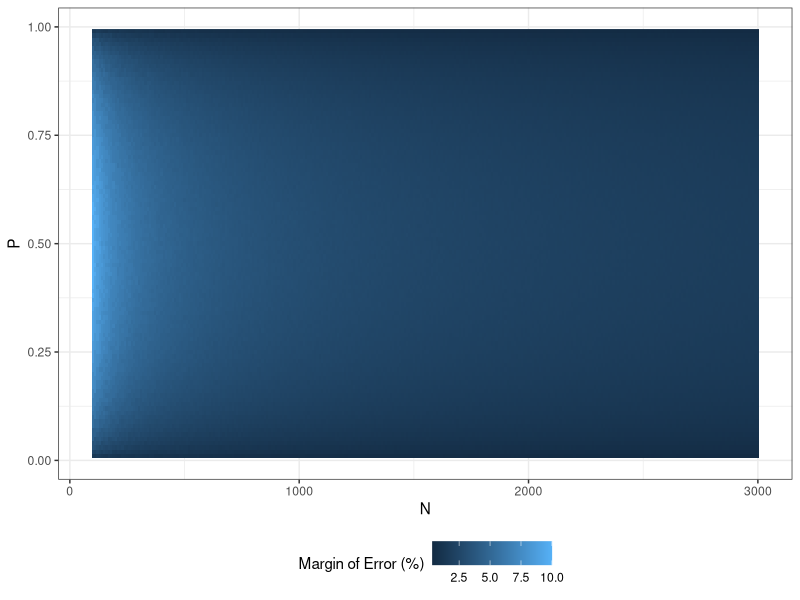
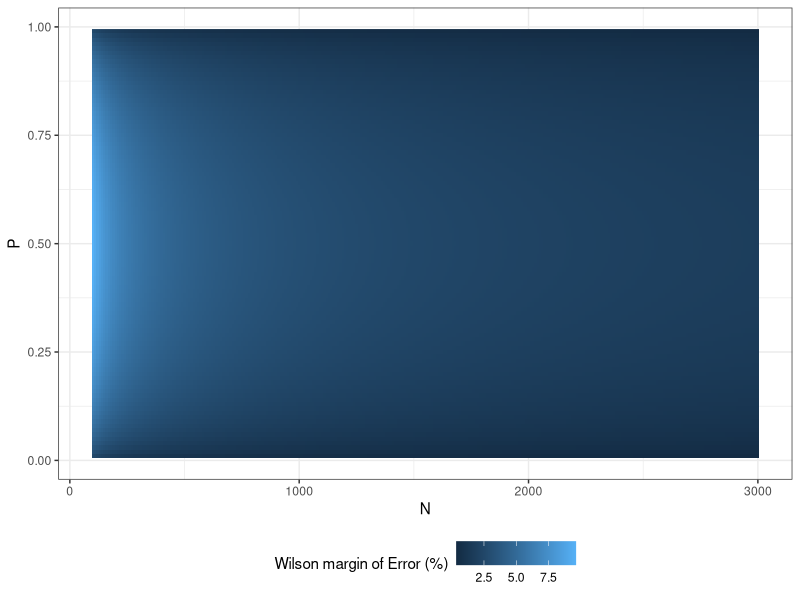

The R script that drew these images, in order:
# can margin of error be not in percent

################################################################################
# LAB 10 R CODE
# YULIIA HELEVERIA
# MATH 240 - SPRING 2025
################################################################################

################################################################################
# Load Libraries
################################################################################
library(tidyverse)
library(ggplot2)

################################################################################
# TASK 1: Basic Simulation
################################################################################
#generate 10k polls for satisfaction with US world position
n.serveyed <- 1004 #sample size
probability <- 0.39
n.repeat <- 10000

#generate the poll completion 10,000 times
poll <- rbinom(n.repeat, n.serveyed, probability)

#put data into tibble for plotting
ggpoll <- tibble(poll)|>
  mutate(poll = poll/n.serveyed)#convert the data into proportion

#plot a histogram of sample proportion with superimposed density
plot.poll <- ggplot(data = ggpoll)+
  geom_histogram(aes(x = poll, y = after_stat(density)),
                 color="grey",
                 bins = 25)+ #histogram of generated polls
  geom_density(aes(x = poll),
               color = "red")+ #superimposed density
  scale_x_continuous(breaks = seq(0.3, 0.5, by = 0.03))+ #put ticks on y-axis
  geom_hline(yintercept = 0)+ #add y-intercept
  theme_bw()+
  xlab("Proportion of satisfied adult sample (n = 1004)")+ #add x and y label
  ylab("Density")

#calculate the range of middle 95%
lower <- quantile(ggpoll$poll, probs = 0.025)
upper <- quantile(ggpoll$poll, probs = 0.975)
middle.range <- upper-lower

#approximate the margin of error
error.margin <- middle.range/2 #divide the range by 2
error.percentage <- error.margin*100 #convert error into percentage

#double the sample size and perform the same computation
double.serveyed <- 2008 #new sample size

#generate the poll completion 10,000 times
poll.double <- rbinom(n.repeat, double.serveyed, probability)

#put data into tibble for plotting
ggpoll.double <- tibble(poll.double)|>
  mutate(poll = poll.double/double.serveyed) #convert the data into proportion

#plot a histogram of sample proportion with superimposed density
plot.poll.double <- ggplot(data = ggpoll.double)+
  geom_histogram(aes(x = poll, y = after_stat(density)),
                 color="grey",
                 bins = 25)+ #histogram of generated polls
  geom_density(aes(x = poll),
               color = "red")+ #superimposed density
  scale_x_continuous(breaks = seq(0.3, 0.5, by = 0.03))+ #put ticks on y-axis
  geom_hline(yintercept = 0)+ #add y-intercept
  theme_bw()+
  xlab("Proportion of satisfied adult sample (n = 2008)")+ #add x and y label
  ylab("Density")

#calculate the range of middle 95%
lower2 <- quantile(ggpoll.double$poll, probs = 0.025)
upper2 <- quantile(ggpoll.double$poll, probs = 0.975)
middle.range2 <- upper2-lower2

#approximate the margin of error
error.margin2 <- middle.range2/2 #divide the range by 2
error2.percentage <-error.margin2*100 #convert error into percentage

################################################################################
# TASK 2: Resampling
################################################################################
#create a data frame with data from Gallup survey
Gallup.survey <- tibble(id = 1:n.serveyed,
                        response = rep(NA, n.serveyed))

#input 39% satisfied, 59% dissatisfied, 2% no opinion
num.satisfied <- round(n.serveyed*0.39)
num.dissatisfied <- round(n.serveyed*0.59)
num.noop <- round(n.serveyed*0.02)

#input the satisfaction data 
for (i in 1:n.serveyed){
  if (i <= num.satisfied){ #input satisfied people
    Gallup.survey$response[i] = 1
  } else{ #input dissatisfied and no opinion people
    Gallup.survey$response[i] = 0
  }
}

#perform resampling
R <- 1000
resamples <- tibble(mean = numeric(R))

for (i in 1:R){ #do R resamples
  #collect a random resample
  curr.resample <- sample(x = Gallup.survey$response,
                     size = n.serveyed,
                     replace = T)
  #compute statistics on the resample
  resamples$mean[i] <- mean(curr.resample)
}

#plot a histogram of resulting proportions from resampling
resample.hist <- ggplot(data = resamples)+
  geom_histogram(aes(x=mean, y = after_stat(density)),
                 color="grey",
                 bins = 20)+ #histogram of resample statistics
  geom_density(aes(x= mean), color = "red")+ #superimpose density
  theme_bw()+ #remove gray background
  geom_hline(yintercept = 0)+
  ylab("Density")+ #add x and y labels 
  xlab("Means calculated by resampling")
      
#calculate the range of middle 95%
lower.resample <- quantile(resamples$mean, probs = 0.025)
upper.resample <- quantile(resamples$mean, probs = 0.975)
middle.range.resample <- upper.resample-lower.resample

#approximate the margin of error
error.margin.resample <- middle.range.resample/2 #divide the range by 2
error.resamp.percent <- error.margin.resample*100 #convert error to percentage

################################################################################
# TASK 3: Simulation over n and p
################################################################################
#specify range for n and p
n.range <- seq(100, 3000, by = 10)
p.range <- seq(0.01, 0.99, by = 0.01)

#vector to store error value for each n and p
error.storage <- tibble(
  "P" = rep(NA, length(n.range)*length(p.range)),
  "N" = rep(NA, length(n.range)*length(p.range)),
  "Error" = rep(NA, length(n.range)*length(p.range))
)

#run 10000 simulations for each n and p
curr.index = 0
for (n.curr in n.range){
  for (p.curr in p.range){
    curr.index = curr.index +1
    #generate the poll completion 10,000 times
    poll.curr <- rbinom(n.repeat, n.curr, p.curr)
    
    #calculate the range of middle 95%
    lower.curr <- quantile((poll.curr/n.curr)*100, probs = 0.025)
    upper.curr <- quantile((poll.curr/n.curr)*100, probs = 0.975)
    middle.range.curr <- upper.curr-lower.curr
    
    #approximate and store the margin of error
    error.storage$P[curr.index] = p.curr
    error.storage$N[curr.index] = n.curr
    error.storage$Error[curr.index] <- middle.range.curr/2 #divide the range by 2
  }
}

#summarize the results with a plot
error.plot <- ggplot(data = error.storage)+
  geom_raster(aes(x = N, y = P, fill = Error))+ #plot error based on r and n
  theme_bw()+
  labs(fill = "Margin of Error (%)")+ #label the legend
  theme(legend.position = "bottom") #move legend to the bottom

ggsave("error.pdf", error.plot, width = 5, height = 5)

################################################################################
# TASK 4: Actual margin of error calculation
################################################################################
#alpha for the confidence interval 
alpha <- 0.05
#z value of standard normal distribution
z.critical <- qnorm(1-alpha/2)
z.squared <- z.critical^2

#vector to store margin of error for each n and p
error.margin.storage <- tibble(
  "P" = rep(NA, length(n.range)*length(p.range)),
  "N" = rep(NA, length(n.range)*length(p.range)),
  "Margin.of.Error" = rep(NA, length(n.range)*length(p.range))
)

#compute Wilson margin of error for each n and p
curr.index = 0
for (n.curr in n.range){
  for (p.curr in p.range){
    curr.index = curr.index + 1  #increment index
    #plug values into the formula for Wilson margin of error
    wilson.curr <- (z.critical*sqrt(n.curr*p.curr*(1-p.curr) +
                                      z.squared/4))/
      (n.curr + z.squared)
    
    #store values in the tibble
    error.margin.storage$P[curr.index] = p.curr
    error.margin.storage$N[curr.index] = n.curr
    error.margin.storage$Margin.of.Error[curr.index] <- wilson.curr*100
  }
}

#summarize the results with a plot
error.wilson.plot <- ggplot(data = error.margin.storage)+
  geom_raster(aes(x = N, y = P, fill = Margin.of.Error))+ #plot margin of error based on r and n
  theme_bw()+
  labs(fill = "Wilson margin of Error (%)")+ #label the legend
  theme(legend.position = "bottom") #move legend to the bottom

ggsave("error.wilson.pdf", error.wilson.plot, width = 5, height = 5)
